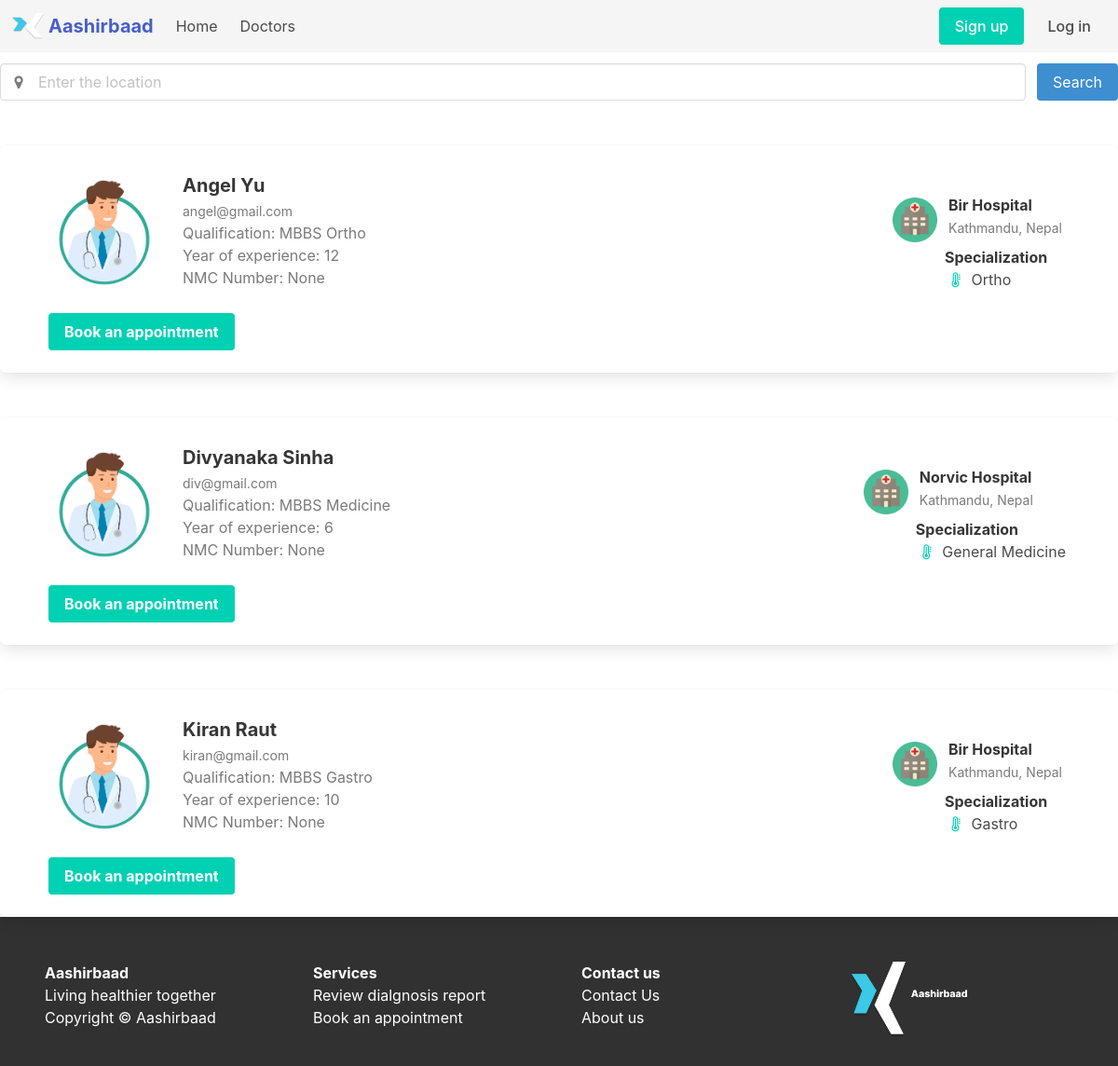
/doccard, run on the app's committed database.
### website/models.py (models this page shows)
class User(db.Model,UserMixin):
	id=db.Column(db.Integer, primary_key=True)
	name = db.Column(db.String(150))
	email=db.Column(db.String(150),unique=True)
	password = db.Column(db.String(150))
	gender = db.Column(db.String(10))
	phone = db.Column(db.BigInteger)
	role = db.Column(db.String(20))

class Doctor(db.Model, UserMixin):
	id=db.Column(db.Integer,db.ForeignKey('user.id'),primary_key=True)
	nmc_number = db.Column(db.Integer)
	practice_years = db.Column(db.Integer)
	expertise = db.Column(db.String(200))
	hospital = db.Column(db.String(200))
	qualification = db.Column(db.String(100))
	user = db.relationship('User')

### website/views.py (the view)
@views.route('/doccard')
def card():
	allusers = User.query.all()
	doctors = []
	for users in allusers:
		if users.role == "Doctor":
			doctors.append(users)
	docDetails = Doctor.query.all()
	return render_template('doccard.html',user=current_user, doctors=doctors, docDetails=docDetails)

### website/templates/doccard.html (shortened to what this page needs)
{% extends "base.html" %} {%block title%}Doctors List{%endblock%}
{% block content %}
<div class="container mt-4">
  <div class="field is-grouped">
    <p class="control is-expanded has-icons-left">
      <input class="input" type="text" placeholder="Enter the location">
      <span class="icon is-small is-left has-text-grey">
      </span>
    </p>
    <p class="control">
      <a class="button is-info">
        Search
      </a>
    </p>
  </div>
{%for doctor in doctors%}
<div class="box mt-6 pl-6 pr-6" id="card" onclick="getDoctor(doctor.id)">
    <article class="media mt-2">
      <div class="media-left">
        <figure class="image is-128x128 is-rounded">
          <img src="{{ url_for('static',filename='images/doctorProfile.jpg') }}" alt="Image">
        </figure>
      </div>
      <div class="media-content">
        <div class="content">
          <p>
            <strong class="is-size-5 m-1">{{doctor.name}}</strong>
            <br>
            <small class="has-text-grey m-1">{{doctor.email}}</small>
            <br>
            {%for docDetail in docDetails%}
              {%if doctor.id == docDetail.id%}
                <span class="m-1 has-text-grey">Qualification: {{docDetail.qualification}}</span>
                <br>
                <span class="m-1 has-text-grey">Year of experience: {{docDetail.practice_years}}</span>
                <br>
                <span class="m-1 has-text-grey">NMC Number: {{docDetail.nmc_number}}</span>
              {%endif%}
            {%endfor%}
          </p>
        </div>
        </div>
        <div class="media m-1" style="border: none">
            <div class="media-left m-1">
                <figure class="image is-48x48 is-rounded mt-2">
                  <img src="{{ url_for('static',filename='images/hospital.jpg') }}" alt="Image">
                </figure>
              </div>
              {%for docDetail in docDetails%}
                {%if doctor.id == docDetail.id%}
              <div class="media-content m-1 mt-2">
                <div class="content">
                  <p>
                      <strong class="is-size-6 m-1">{{docDetail.hospital}}</strong>
                      <br>
                      <small class="has-text-grey m-1">Kathmandu, Nepal</small>
                  </p>
                </div>
                <div class="content">
                  <strong class="is-size-6">Specialization</strong>
                  <br>
                  <span class="icon is-left has-text-primary">
                      <i class="fa fa-thermometer"></i>
                  </span>
                  <span class="is-size-6">{{docDetail.expertise}}</span>
              </div>
              </div>
              {%endif%}
              {%endfor%}
          </div>
    </article>
    <div class="content m-1">
      <div class="control mt-4">
          <button class="button is-primary"><strong>Book an appointment</strong></button>
      </div>
    </div>
      </div>
      {%endfor%}
</div>
{% endblock %}

### website/templates/base.html (shortened to what this page needs)
<!DOCTYPE html>
<html lang="en">
	<head>
		<link
			rel="stylesheet"
			href="https://cdn.jsdelivr.net/npm/bulma@0.9.4/css/bulma.min.css"
		/>
		<link
			rel="stylesheet"
			href="https://maxcdn.bootstrapcdn.com/font-awesome/4.7.0/css/font-awesome.min.css"
		/>
		<link
			rel="stylesheet"
			href="{{ url_for('static',filename='css/index.css') }}"
		/>
	</head>
	<body class="hero has-navbar-fixed-top is-fullheight" style="height: 100vh; width: 100%;">
		<nav
			class="navbar is-fixed-top has-background-light"
			role="navigation"
			aria-label="main navigation"
		>
			<div class="navbar-brand">
				<a class="navbar-item" href="/">
					<img
						src="../static/images/aashirwaad logo.jpg"
						width="40"
						height="20"
						class=" pr-1"
					/>
					<span class="has-text-weight-bold is-size-5 has-text-link">Aashirbaad</span>
				</a>
			</div>
			<div id="navbarBasicExample" class="navbar-menu">
				<div class="navbar-start">
					<a class="navbar-item" href="/"> Home </a>
					<a class="navbar-item" href="/doccard"> Doctors </a>
					</div>
				<div class="navbar-end">
					<div class="navbar-item">
						{%if not user.is_authenticated%}
						<div class="buttons has-text-weight-medium">
							<a
								class="button is-primary has-text-weight-medium"
								href="/auth/signup"
							>
								Sign up
							</a>
							<a
								class="button is-light has-text-weight-medium"
								href="/auth/login"
							>
								Log in
							</a>
						</div>
						{%endif%}
					</div>
				</div>
			</div>
		</nav>
		<div class="container">{%block content%}{%endblock%}</div>
		 <footer class="footer hero-foot pb-5 pl-6 mt-auto is-flex-align-items-flex-end" style="background-color: rgb(49, 49, 49);">
	  <div class="columns has-text-white">
		<div class="column">
		  <h4 class="bd-footer-title
					 has-text-weight-bold
					 has-text-left">
			Aashirbaad
		  </h4>
		  <p class="bd-footer-subtitle
					has-text-left">
			Living healthier together
		  </p>
		  <div class="content">
			<p>Copyright © Aashirbaad</p>
		  </div>
		</div>
		<div class="column">
		  <h4 class="bd-footer-title
					 has-text-weight-bold
					 has-text-justify">
			Services
		  </h4>
		  <p class="bd-footer-subtitle">
			 <a href="https://" class="has-text-white">
			  <span class="icon-text">
				<span>Review dialgnosis report</span>
			  </span>
			 </a>
			  <br />
			  <a href="https://" class="has-text-white">
				  <span class="icon-text">
					<span>Book an appointment</span>
				  </span>
				</a>
		  </p>
		</div>
		<div class="column">
		  <h4 class="bd-footer-subtitle
					 has-text-weight-bold
					 has-text-justify">
			Contact us
		  </h4>
		  <p class="bd-footer-subtitle">
			  <a href="https://" class="has-text-white">
				  <span class="icon-text">
					<span>Contact Us</span>
				  </span>
				</a>
			  <br />
			  <a href="https://" class="has-text-white">
				  <span class="icon-text">
					<span>About us</span>
				  </span>
				</a>
		  </p>
		</div>
		<div class="column">
			<img
						src="../static/images/Aashirbaad.jpg"
						width="130px"
						height="28px"
					/>
		  </div>
	  </div>
	</footer>
	</body>
</html>

### website/static/css/index.css (style rules this page uses)
.container { max-width: 100%; width: 100%; }

### data on the page
User: name "Angel Yu", email "angel@gmail.com"
Doctor: qualification "MBBS Ortho", practice_years "12", nmc_number "None", hospital "Bir Hospital", expertise "Ortho"
User: name "Divyanaka Sinha", email "div@gmail.com"
Doctor: qualification "MBBS Medicine", practice_years "6", nmc_number "None", hospital "Norvic Hospital", expertise "General Medicine"
User: name "Kiran Raut", email "kiran@gmail.com"
Doctor: qualification "MBBS Gastro", practice_years "10", nmc_number "None", hospital "Bir Hospital", expertise "Gastro"
